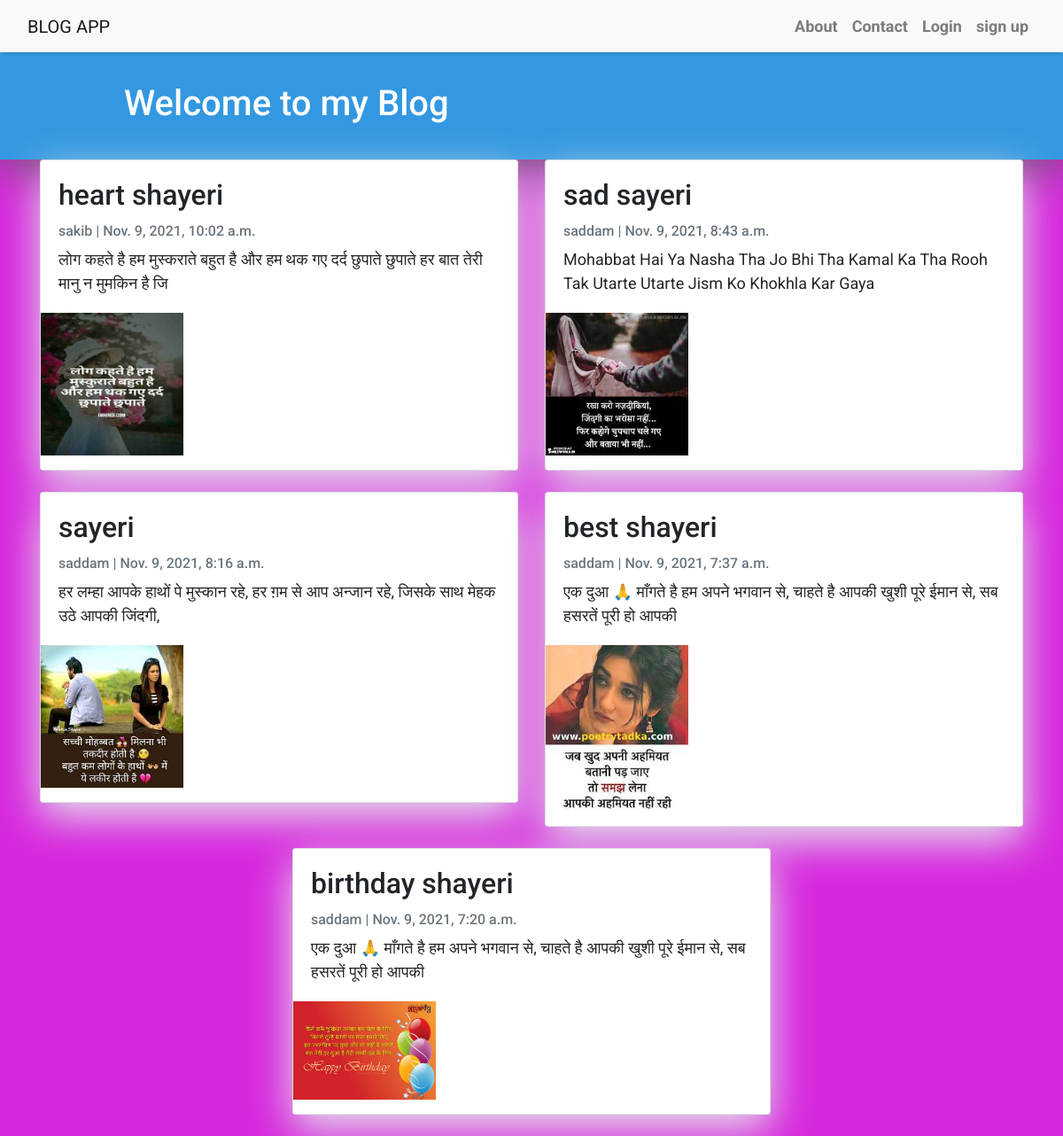
The page / on the database its author committed.
### blog_app/models.py (models this page shows, shortened)
class Post(models.Model):
    title = models.CharField(max_length=200, unique=True)
    image=models.ImageField(upload_to='images/')
    author = models.ForeignKey(User, on_delete= models.CASCADE,related_name='blog_posts')
    updated_on = models.DateTimeField(auto_now= True)
    content = models.TextField()
    created_on = models.DateTimeField(auto_now_add=True)
    status = models.IntegerField(choices=STATUS, default=0)
    class Meta:
        ordering = ['-created_on']

### blog_app/views.py (the view)
# urls.py: path('',views.indexpage,name='home'),
def indexpage(request):
    data =Post.objects.all()
    return render(request,'index.html',{'data':data})

### blog_app/templates/index.html (shortened to what this page needs)
{% extends "base.html" %}
{% block content %}
<header class="masthead">
    <div class="container">
        <div class="row">
            <div class=" col-md-8 col-md-10 mx-auto">
                <div class="site-heading">
                    <h1 class=" site-heading my-4 mt-3 text-white"> Welcome to my  Blog </h1>
                </div>
            </div>
        </div>
    </div>
</header>
<div class="container">
    <div class="row">
        {% for post in data %}
        <div class="col-md-6 mx-auto ">
            <div class="card mb-4">
                <div class="card-body">
                    <h2 class="card-title">{{ post.title }}</h2>
                    <p class="card-text text-muted h6">{{ post.author }} | {{ post.created_on}} </p>
                    <p class="card-text">{{post.content|slice:":100" }}</p>
                </div>
                <p> <img src="{{ post.image.url }}" class="img-responsive" style="width: 30%; float: left; margin-right: 10px;" /></p>
            </div>
        </div>
        {% endfor %}
    </div>
</div>
{%endblock%}

### blog_app/templates/base.html (shortened to what this page needs)
<!DOCTYPE html>
<html>
    <head>
        <link rel="stylesheet" href="https://maxcdn.bootstrapcdn.com/bootstrap/4.0.0/css/bootstrap.min.css"
 />
    </head>
    <body>
        <nav class="navbar navbar-expand-lg navbar-light bg-light shadow" id="mainNav">
            <div class="container-fluid">
                <a class="navbar-brand" href="">BLOG APP</a>
                <div class="collapse navbar-collapse" id="navbarResponsive">
                    <ul class="navbar-nav ml-auto">
                        <li class="nav-item text-red">
                            <a class="nav-link text-black font-weight-bold" href="/about">About</a>
                        </li>
                        <li class="nav-item text-black">
                            <a class="nav-link text-black font-weight-bold" href="/contact">Contact</a>
                        </li>
                        <li class="nav-item text-blue">
                            <a class="nav-link text-blue font-weight-bold" href="/login">Login</a>
                        </li>
                        <li class="nav-item text-blue">
                            <a class="nav-link text-blue font-weight-bold" href="/signupuser">sign up</a>
                        </li>
                    </ul>
                </div>
            </div>
        </nav>
        {% block content %}{% endblock content %}
    </body>
</html>

### blog_app/templates/base.html (style rules this page uses)
body { font-family: "Roboto", sans-serif; font-size: 17px; background-color: #d318b4; }
.shadow { box-shadow: 0 4px 2px -2px rgba(0, 0, 0, 0.1); }
.masthead { background: #3398E1; height: auto; padding-bottom: 15px; box-shadow: 0 16px 48px #77507a; padding-top: 10px; }

### blog_app/templates/index.html (style rules this page uses)
body { font-family: "Roboto", sans-serif; font-size: 18px; background-color: #d728dd; }
.card { box-shadow: 0 16px 48px #E3E7EB; }

### rows shown on the page
Post: title "heart shayeri", author "sakib", created_on "Nov. 9, 2021, 10:02 a.m.", content "लोग कहते है हम मुस्कराते बहुत है और हम थक गए दर्द छुपाते छुपाते हर बात तेरी मानु न मुमकिन है जि", image (picture)
Post: title "sad sayeri", author "saddam", created_on "Nov. 9, 2021, 8:43 a.m.", content "Mohabbat Hai Ya Nasha Tha Jo Bhi Tha Kamal Ka Tha Rooh Tak Utarte Utarte Jism Ko Khokhla Kar Gaya", image (picture)
Post: title "sayeri", author "saddam", created_on "Nov. 9, 2021, 8:16 a.m.", content "हर लम्हा आपके हाथों पे मुस्कान रहे, हर ग़म से आप अन्जान रहे, जिसके साथ मेहक उठे आपकी जिंदगी,", image (picture)
Post: title "best shayeri", author "saddam", created_on "Nov. 9, 2021, 7:37 a.m.", content "एक दुआ 🙏 माँगते है हम अपने भगवान से, चाहते है आपकी खुशी पूरे ईमान से, सब हसरतें पूरी हो आपकी", image (picture)
Post: title "birthday shayeri", author "saddam", created_on "Nov. 9, 2021, 7:20 a.m.", content "एक दुआ 🙏 माँगते है हम अपने भगवान से, चाहते है आपकी खुशी पूरे ईमान से, सब हसरतें पूरी हो आपकी", image (picture)
